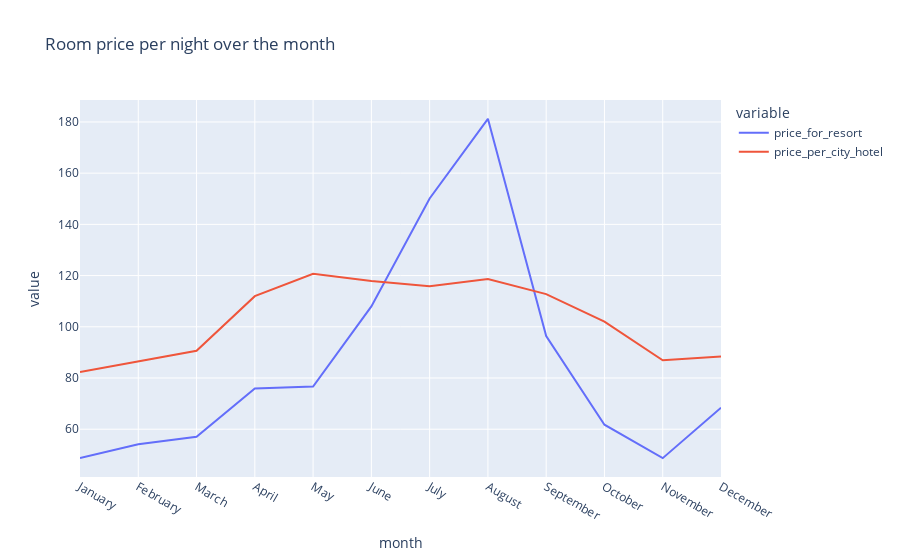

Here is the notebook cell this chart was saved with:
### Code cell
px.line(final,x='month',y=['price_for_resort', 'price_per_city_hotel'],title='Room price per night over the month')

### Figure 1 — Plotly figure (JSON) as saved in the notebook; plotly's stock layout.template omitted (floating-point values rounded to 4 significant figures)
{"data": [{"hovertemplate": "variable=price_for_resort<br>month=%{x}<br>value=%{y}<extra></extra>", "legendgroup": "price_for_resort", "line": {"color": "#636efa", "dash": "solid"}, "mode": "lines", "name": "price_for_resort", "orientation": "v", "showlegend": true, "type": "scatter", "x": ["January", "February", "March", "April", "May", "June", "July", "August", "September", "October", "November", "December"], "xaxis": "x", "y": [48.76, 54.15, 57.06, 75.87, 76.66, 108.0, 150.1, 181.2, 96.42, 61.78, 48.71, 68.41], "yaxis": "y"}, {"hovertemplate": "variable=price_per_city_hotel<br>month=%{x}<br>value=%{y}<extra></extra>", "legendgroup": "price_per_city_hotel", "line": {"color": "#EF553B", "dash": "solid"}, "mode": "lines", "name": "price_per_city_hotel", "orientation": "v", "showlegend": true, "type": "scatter", "x": ["January", "February", "March", "April", "May", "June", "July", "August", "September", "October", "November", "December"], "xaxis": "x", "y": [82.33, 86.52, 90.66, 112.0, 120.7, 117.9, 115.8, 118.7, 112.8, 102.0, 86.95, 88.4], "yaxis": "y"}], "layout": {"legend": {"title": {"text": "variable"}, "tracegroupgap": 0}, "title": {"text": "Room price per night over the month"}, "xaxis": {"anchor": "y", "domain": [0, 1], "title": {"text": "month"}}, "yaxis": {"anchor": "x", "domain": [0, 1], "title": {"text": "value"}}}}
